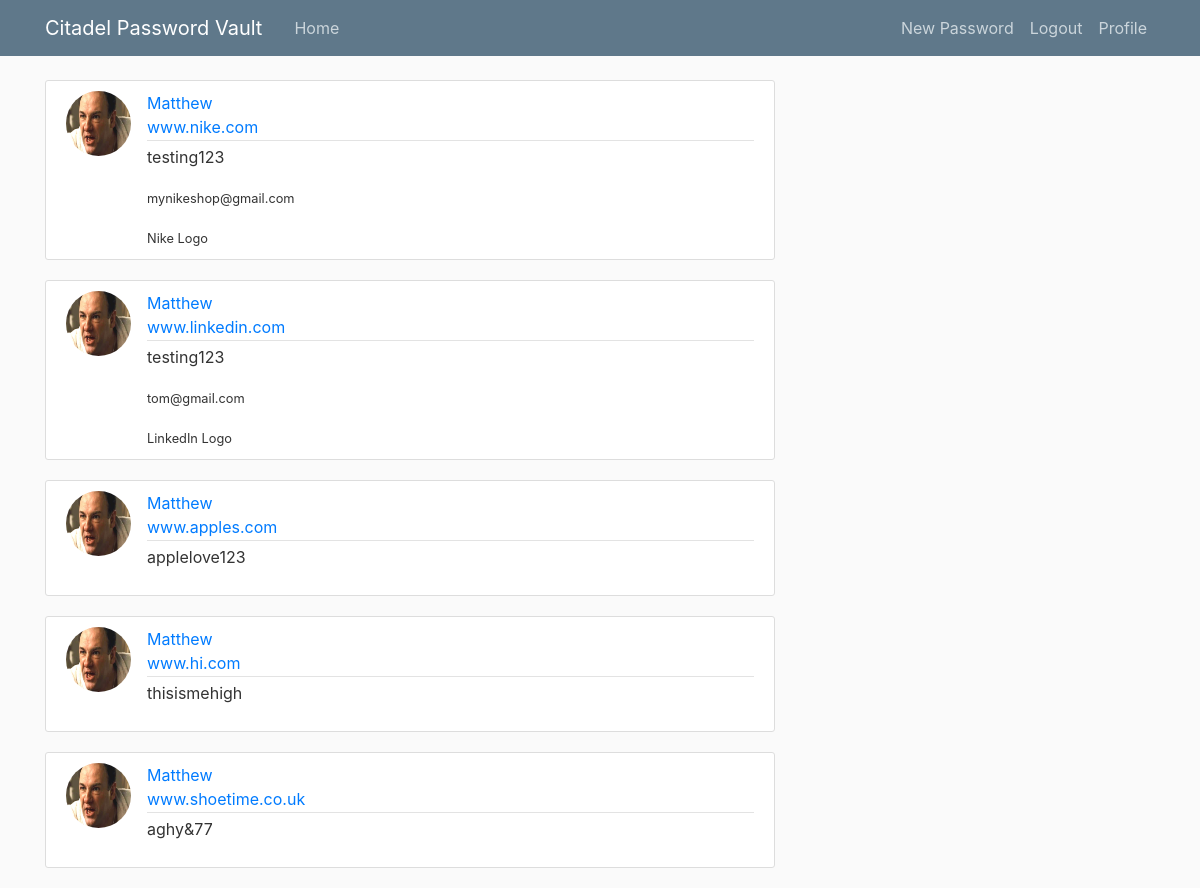
The app's page / (signed in) with its own data.
### core/models.py (models this page shows, shortened)
class SitePassword(models.Model):
    user = models.ForeignKey(User, on_delete=models.CASCADE) # null=True, unique=True
    name  = models.CharField(max_length=100)
    password = models.CharField(max_length=200)
    email = models.CharField(max_length=200)
    logo = models.CharField(max_length=300)

### users/models.py (models this page shows, shortened)
class Profile(models.Model):
    user = models.OneToOneField(User, on_delete=models.CASCADE)
    image = models.ImageField(default='default.jpg', upload_to='profile_pics')

### core/views.py (the view)
# urls.py: path('', views.index, name='index'),
def index(request):
    current_user = request.user
    user_passwords = SitePassword.objects.filter(user=current_user)
    context = { 'sites': user_passwords }
    return render(request, 'core/index.html', context)

### templates/core/index.html (shortened to what this page needs)
{% extends "core/base.html" %}
{% block content %}
    {% for site in sites %}
        {% if request.user == site.user %}
    <article class="media content-section">
      <img class="rounded-circle article-img" src="{{ site.user.profile.image.url }}">
        <div class="media-body">
          <div class="article-metadata">
            <a class="mr-2" href="{% url 'user-sitepassword' site.user.username %}" >{{ site.user }}</a>
            <a class="mr-2" href="{% url 'sitepassword-detail' site.id %}" >{{ site.name }}</a>
          </div>
          <p class="article-content">{{ site.password }}</p>
          <small class="article-muted">{{ site.email }}</small>
          <small class="article-muted">{{ site.logo }}</small>
        </div>
      </article>
        {% endif %}
    {% endfor %}
{% endblock content %}

### templates/core/base.html (shortened to what this page needs)
{% load static %}
<!DOCTYPE html>
<html">
<head>
    <link rel="stylesheet" href="https://cdn.jsdelivr.net/npm/bootstrap@4.0.0/dist/css/bootstrap.min.css">
    <link rel="stylesheet" href="{% static 'citadel/main.css' %}">
</head>
<body>
    <header class="site-header">
        <nav class="navbar navbar-expand-md navbar-dark bg-steel fixed-top">
          <div class="container">
            <a class="navbar-brand mr-4" href="/">Citadel Password Vault</a>
            <div class="collapse navbar-collapse" id="navbarToggle">
              <div class="navbar-nav mr-auto">
                <a class="nav-item nav-link" href="/">Home</a>
              </div>
              <div class="navbar-nav">
                {% if user.is_authenticated %}
                  <a class="nav-item nav-link" href="{% url 'sitepassword-create' %}">New Password</a>
                  <a class="nav-item nav-link" href="{% url 'logout' %}">Logout</a>
                  <a class="nav-item nav-link" href="{% url 'profile' %}">Profile</a>
                {% else %}
                  <a class="nav-item nav-link" href="{% url 'login' %}">Login</a>
                  <a class="nav-item nav-link" href="{% url 'register' %}">Register</a>
                {% endif %}
              </div>
            </div>
          </div>
        </nav>
      </header>
      <main role="main" class="container">
        <div class="row">
          <div class="col-md-8">
            {% block content %}{% endblock %}
          </div>
        </main>
</body>
</html>

### core/static/citadel/main.css (style rules this page uses)
body { background: #fafafa; color: #333333; margin-top: 5rem; }
.bg-steel { background-color: #5f788a; }
.site-header .navbar-nav .nav-link { color: #cbd5db; }
.content-section { background: #ffffff; padding: 10px 20px; border: 1px solid #dddddd; border-radius: 3px; margin-bottom: 20px; }
.article-content { white-space: pre-line; }
.article-img { height: 65px; width: 65px; margin-right: 16px; }
.article-metadata { padding-bottom: 1px; margin-bottom: 4px; border-bottom: 1px solid #e3e3e3 }

### records on screen
SitePassword: user.profile.image (picture), user "Matthew", name "www.nike.com", password "testing123", email "mynikeshop@gmail.com", logo "Nike Logo"
SitePassword: user.profile.image (picture), user "Matthew", name "www.linkedin.com", password "testing123", email "tom@gmail.com", logo "LinkedIn Logo"
SitePassword: user.profile.image (picture), user "Matthew", name "www.apples.com", password "applelove123"
SitePassword: user.profile.image (picture), user "Matthew", name "www.hi.com", password "thisismehigh"
SitePassword: user.profile.image (picture), user "Matthew", name "www.shoetime.co.uk", password "aghy&77"
